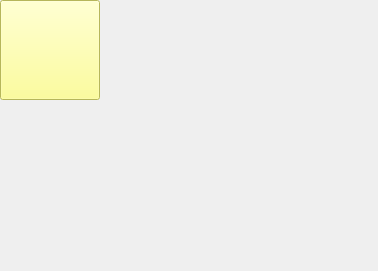
<?xml version="1.0" encoding="UTF-8"?>
<ui version="4.0">
 <class>Form</class>
 <widget class="QWidget" name="Form">
  <property name="geometry">
   <rect>
    <x>0</x>
    <y>0</y>
    <width>378</width>
    <height>271</height>
   </rect>
  </property>
  <property name="windowTitle">
   <string>Form</string>
  </property>
  <widget class="QPushButton" name="btn">
   <property name="geometry">
    <rect>
     <x>0</x>
     <y>0</y>
     <width>100</width>
     <height>100</height>
    </rect>
   </property>
   <property name="font">
    <font>
     <pointsize>17</pointsize>
    </font>
   </property>
   <property name="styleSheet">
    <string notr="true">background-color: rgb(255, 255, 127);</string>
   </property>
   <property name="text">
    <string/>
   </property>
   <property name="autoRepeatDelay">
    <number>300</number>
   </property>
   <property name="autoRepeatInterval">
    <number>100</number>
   </property>
  </widget>
 </widget>
 <resources/>
 <connections/>
</ui>
